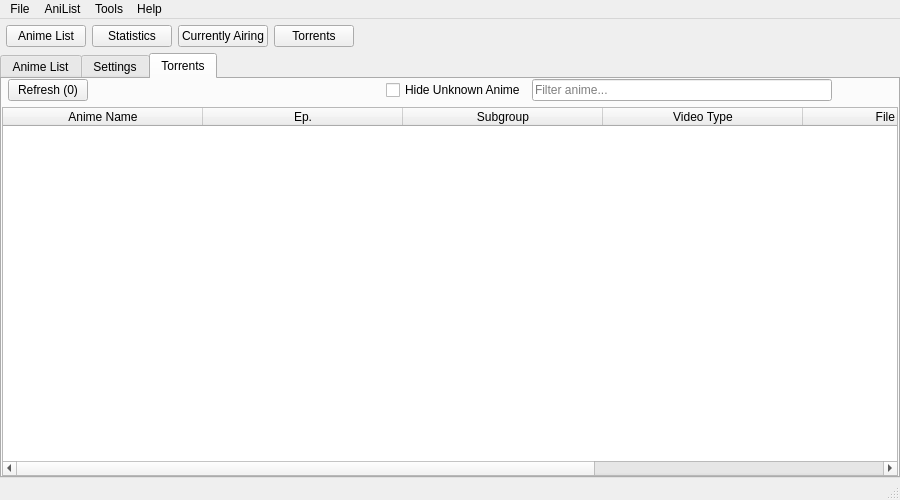
<?xml version="1.0" encoding="UTF-8"?>
<ui version="4.0">
 <class>MainWindow</class>
 <widget class="QMainWindow" name="MainWindow">
  <property name="geometry">
   <rect>
    <x>0</x>
    <y>0</y>
    <width>900</width>
    <height>500</height>
   </rect>
  </property>
  <property name="windowTitle">
   <string>Shinjiru</string>
  </property>
  <widget class="QWidget" name="centralWidget">
   <layout class="QVBoxLayout" name="verticalLayout">
    <property name="spacing">
     <number>0</number>
    </property>
    <property name="leftMargin">
     <number>0</number>
    </property>
    <property name="topMargin">
     <number>0</number>
    </property>
    <property name="rightMargin">
     <number>0</number>
    </property>
    <property name="bottomMargin">
     <number>0</number>
    </property>
    <item>
     <widget class="QWidget" name="navigationBar" native="true">
      <layout class="QHBoxLayout" name="HorizontalLayout">
       <property name="leftMargin">
        <number>6</number>
       </property>
       <property name="topMargin">
        <number>6</number>
       </property>
       <property name="rightMargin">
        <number>6</number>
       </property>
       <property name="bottomMargin">
        <number>6</number>
       </property>
       <item>
        <widget class="QPushButton" name="animeButton">
         <property name="sizePolicy">
          <sizepolicy hsizetype="Minimum" vsizetype="Preferred">
           <horstretch>0</horstretch>
           <verstretch>0</verstretch>
          </sizepolicy>
         </property>
         <property name="text">
          <string>Anime List</string>
         </property>
        </widget>
       </item>
       <item>
        <widget class="QPushButton" name="statisticsButton">
         <property name="sizePolicy">
          <sizepolicy hsizetype="Minimum" vsizetype="Preferred">
           <horstretch>0</horstretch>
           <verstretch>0</verstretch>
          </sizepolicy>
         </property>
         <property name="text">
          <string>Statistics</string>
         </property>
        </widget>
       </item>
       <item>
        <widget class="QPushButton" name="currentlyAiringButton">
         <property name="sizePolicy">
          <sizepolicy hsizetype="Minimum" vsizetype="Preferred">
           <horstretch>0</horstretch>
           <verstretch>0</verstretch>
          </sizepolicy>
         </property>
         <property name="text">
          <string>Currently Airing</string>
         </property>
        </widget>
       </item>
       <item>
        <widget class="QPushButton" name="torrentsButton">
         <property name="sizePolicy">
          <sizepolicy hsizetype="Minimum" vsizetype="Preferred">
           <horstretch>0</horstretch>
           <verstretch>0</verstretch>
          </sizepolicy>
         </property>
         <property name="text">
          <string>Torrents</string>
         </property>
        </widget>
       </item>
       <item>
        <spacer name="horizontalSpacer">
         <property name="orientation">
          <enum>Qt::Horizontal</enum>
         </property>
         <property name="sizeHint" stdset="0">
          <size>
           <width>40</width>
           <height>20</height>
          </size>
         </property>
        </spacer>
       </item>
      </layout>
     </widget>
    </item>
    <item>
     <widget class="QTabWidget" name="tabWidget">
      <property name="currentIndex">
       <number>2</number>
      </property>
      <widget class="QWidget" name="tab">
       <attribute name="title">
        <string>Anime List</string>
       </attribute>
       <layout class="QHBoxLayout" name="horizontalLayout_8">
        <property name="leftMargin">
         <number>0</number>
        </property>
        <property name="topMargin">
         <number>0</number>
        </property>
        <property name="rightMargin">
         <number>0</number>
        </property>
        <property name="bottomMargin">
         <number>0</number>
        </property>
        <item>
         <widget class="QWidget" name="animeList" native="true">
          <layout class="QVBoxLayout" name="verticalLayout_6">
           <property name="spacing">
            <number>0</number>
           </property>
           <property name="leftMargin">
            <number>0</number>
           </property>
           <property name="topMargin">
            <number>0</number>
           </property>
           <property name="rightMargin">
            <number>0</number>
           </property>
           <property name="bottomMargin">
            <number>0</number>
           </property>
           <item>
            <widget class="QTabWidget" name="tabWidget_2">
             <property name="tabShape">
              <enum>QTabWidget::Rounded</enum>
             </property>
             <property name="currentIndex">
              <number>4</number>
             </property>
             <widget class="QWidget" name="currentlyWatchingTab">
              <attribute name="title">
               <string>Watching (0)</string>
              </attribute>
              <layout class="QHBoxLayout" name="horizontalLayout_2">
               <property name="leftMargin">
                <number>0</number>
               </property>
               <property name="topMargin">
                <number>0</number>
               </property>
               <property name="rightMargin">
                <number>0</number>
               </property>
               <property name="bottomMargin">
                <number>0</number>
               </property>
               <item>
                <widget class="QTableWidget" name="currentlyWatchingTable">
                 <property name="editTriggers">
                  <set>QAbstractItemView::NoEditTriggers</set>
                 </property>
                 <property name="alternatingRowColors">
                  <bool>true</bool>
                 </property>
                 <property name="selectionMode">
                  <enum>QAbstractItemView::SingleSelection</enum>
                 </property>
                 <property name="selectionBehavior">
                  <enum>QAbstractItemView::SelectRows</enum>
                 </property>
                 <property name="sortingEnabled">
                  <bool>true</bool>
                 </property>
                 <attribute name="horizontalHeaderDefaultSectionSize">
                  <number>200</number>
                 </attribute>
                 <attribute name="horizontalHeaderStretchLastSection">
                  <bool>true</bool>
                 </attribute>
                 <attribute name="verticalHeaderVisible">
                  <bool>false</bool>
                 </attribute>
                 <attribute name="verticalHeaderStretchLastSection">
                  <bool>false</bool>
                 </attribute>
                 <column>
                  <property name="text">
                   <string>Anime Title</string>
                  </property>
                 </column>
                 <column>
                  <property name="text">
                   <string>Progress</string>
                  </property>
                 </column>
                 <column>
                  <property name="text">
                   <string>Score</string>
                  </property>
                 </column>
                 <column>
                  <property name="text">
                   <string>Type</string>
                  </property>
                 </column>
                </widget>
               </item>
              </layout>
             </widget>
             <widget class="QWidget" name="completedTab">
              <attribute name="title">
               <string>Completed (0)</string>
              </attribute>
              <layout class="QHBoxLayout" name="horizontalLayout_3">
               <property name="leftMargin">
                <number>0</number>
               </property>
               <property name="topMargin">
                <number>0</number>
               </property>
               <property name="rightMargin">
                <number>0</number>
               </property>
               <property name="bottomMargin">
                <number>0</number>
               </property>
               <item>
                <widget class="QTableWidget" name="completedTable">
                 <property name="editTriggers">
                  <set>QAbstractItemView::NoEditTriggers</set>
                 </property>
                 <property name="alternatingRowColors">
                  <bool>true</bool>
                 </property>
                 <property name="selectionMode">
                  <enum>QAbstractItemView::SingleSelection</enum>
                 </property>
                 <property name="selectionBehavior">
                  <enum>QAbstractItemView::SelectRows</enum>
                 </property>
                 <property name="sortingEnabled">
                  <bool>true</bool>
                 </property>
                 <attribute name="horizontalHeaderDefaultSectionSize">
                  <number>200</number>
                 </attribute>
                 <attribute name="horizontalHeaderStretchLastSection">
                  <bool>true</bool>
                 </attribute>
                 <attribute name="verticalHeaderVisible">
                  <bool>false</bool>
                 </attribute>
                 <attribute name="verticalHeaderStretchLastSection">
                  <bool>false</bool>
                 </attribute>
                 <column>
                  <property name="text">
                   <string>Anime Title</string>
                  </property>
                 </column>
                 <column>
                  <property name="text">
                   <string>Progress</string>
                  </property>
                 </column>
                 <column>
                  <property name="text">
                   <string>Score</string>
                  </property>
                 </column>
                 <column>
                  <property name="text">
                   <string>Type</string>
                  </property>
                 </column>
                </widget>
               </item>
              </layout>
             </widget>
             <widget class="QWidget" name="onHoldTab">
              <attribute name="title">
               <string>On Hold (0)</string>
              </attribute>
              <layout class="QHBoxLayout" name="horizontalLayout_4">
               <property name="leftMargin">
                <number>0</number>
               </property>
               <property name="topMargin">
                <number>0</number>
               </property>
               <property name="rightMargin">
                <number>0</number>
               </property>
               <property name="bottomMargin">
                <number>0</number>
               </property>
               <item>
                <widget class="QTableWidget" name="onHoldTable">
                 <property name="editTriggers">
                  <set>QAbstractItemView::NoEditTriggers</set>
                 </property>
                 <property name="alternatingRowColors">
                  <bool>true</bool>
                 </property>
                 <property name="selectionMode">
                  <enum>QAbstractItemView::SingleSelection</enum>
                 </property>
                 <property name="selectionBehavior">
                  <enum>QAbstractItemView::SelectRows</enum>
                 </property>
                 <property name="sortingEnabled">
                  <bool>true</bool>
                 </property>
                 <attribute name="horizontalHeaderDefaultSectionSize">
                  <number>200</number>
                 </attribute>
                 <attribute name="horizontalHeaderStretchLastSection">
                  <bool>true</bool>
                 </attribute>
                 <attribute name="verticalHeaderVisible">
                  <bool>false</bool>
                 </attribute>
                 <attribute name="verticalHeaderStretchLastSection">
                  <bool>false</bool>
                 </attribute>
                 <column>
                  <property name="text">
                   <string>Anime Title</string>
                  </property>
                 </column>
                 <column>
                  <property name="text">
                   <string>Progress</string>
                  </property>
                 </column>
                 <column>
                  <property name="text">
                   <string>Score</string>
                  </property>
                 </column>
                 <column>
                  <property name="text">
                   <string>Type</string>
                  </property>
                 </column>
                </widget>
               </item>
              </layout>
             </widget>
             <widget class="QWidget" name="droppedTab">
              <attribute name="title">
               <string>Dropped (0)</string>
              </attribute>
              <layout class="QHBoxLayout" name="horizontalLayout_5">
               <property name="leftMargin">
                <number>0</number>
               </property>
               <property name="topMargin">
                <number>0</number>
               </property>
               <property name="rightMargin">
                <number>0</number>
               </property>
               <property name="bottomMargin">
                <number>0</number>
               </property>
               <item>
                <widget class="QTableWidget" name="droppedTable">
                 <property name="editTriggers">
                  <set>QAbstractItemView::NoEditTriggers</set>
                 </property>
                 <property name="alternatingRowColors">
                  <bool>true</bool>
                 </property>
                 <property name="selectionMode">
                  <enum>QAbstractItemView::SingleSelection</enum>
                 </property>
                 <property name="selectionBehavior">
                  <enum>QAbstractItemView::SelectRows</enum>
                 </property>
                 <property name="sortingEnabled">
                  <bool>true</bool>
                 </property>
                 <attribute name="horizontalHeaderDefaultSectionSize">
                  <number>200</number>
                 </attribute>
                 <attribute name="horizontalHeaderStretchLastSection">
                  <bool>true</bool>
                 </attribute>
                 <attribute name="verticalHeaderVisible">
                  <bool>false</bool>
                 </attribute>
                 <attribute name="verticalHeaderStretchLastSection">
                  <bool>false</bool>
                 </attribute>
                 <column>
                  <property name="text">
                   <string>Anime Title</string>
                  </property>
                 </column>
                 <column>
                  <property name="text">
                   <string>Progress</string>
                  </property>
                 </column>
                 <column>
                  <property name="text">
                   <string>Score</string>
                  </property>
                 </column>
                 <column>
                  <property name="text">
                   <string>Type</string>
                  </property>
                 </column>
                </widget>
               </item>
              </layout>
             </widget>
             <widget class="QWidget" name="planToWatchTab">
              <attribute name="title">
               <string>Plan to Watch (0)</string>
              </attribute>
              <layout class="QHBoxLayout" name="horizontalLayout_6">
               <property name="leftMargin">
                <number>0</number>
               </property>
               <property name="topMargin">
                <number>0</number>
               </property>
               <property name="rightMargin">
                <number>0</number>
               </property>
               <property name="bottomMargin">
                <number>0</number>
               </property>
               <item>
                <widget class="QTableWidget" name="planToWatchTable">
                 <property name="editTriggers">
                  <set>QAbstractItemView::NoEditTriggers</set>
                 </property>
                 <property name="alternatingRowColors">
                  <bool>true</bool>
                 </property>
                 <property name="selectionMode">
                  <enum>QAbstractItemView::SingleSelection</enum>
                 </property>
                 <property name="selectionBehavior">
                  <enum>QAbstractItemView::SelectRows</enum>
                 </property>
                 <property name="sortingEnabled">
                  <bool>true</bool>
                 </property>
                 <attribute name="horizontalHeaderDefaultSectionSize">
                  <number>200</number>
                 </attribute>
                 <attribute name="horizontalHeaderStretchLastSection">
                  <bool>true</bool>
                 </attribute>
                 <attribute name="verticalHeaderVisible">
                  <bool>false</bool>
                 </attribute>
                 <attribute name="verticalHeaderStretchLastSection">
                  <bool>false</bool>
                 </attribute>
                 <column>
                  <property name="text">
                   <string>Anime Title</string>
                  </property>
                 </column>
                 <column>
                  <property name="text">
                   <string>Progress</string>
                  </property>
                 </column>
                 <column>
                  <property name="text">
                   <string>Score</string>
                  </property>
                 </column>
                 <column>
                  <property name="text">
                   <string>Type</string>
                  </property>
                 </column>
                </widget>
               </item>
              </layout>
             </widget>
            </widget>
           </item>
          </layout>
         </widget>
        </item>
       </layout>
      </widget>
      <widget class="QWidget" name="tab_3">
       <property name="autoFillBackground">
        <bool>false</bool>
       </property>
       <property name="styleSheet">
        <string notr="true"/>
       </property>
       <attribute name="title">
        <string>Settings</string>
       </attribute>
       <layout class="QHBoxLayout" name="horizontalLayout_12">
        <item>
         <layout class="QVBoxLayout" name="verticalLayout_10">
          <item>
           <layout class="QHBoxLayout" name="horizontalLayout_13">
            <property name="bottomMargin">
             <number>0</number>
            </property>
            <item>
             <widget class="QLabel" name="label_9">
              <property name="text">
               <string>AniList Username:</string>
              </property>
              <property name="textInteractionFlags">
               <set>Qt::LinksAccessibleByMouse|Qt::TextSelectableByKeyboard|Qt::TextSelectableByMouse</set>
              </property>
             </widget>
            </item>
            <item>
             <widget class="QLineEdit" name="usernameText"/>
            </item>
            <item>
             <spacer name="horizontalSpacer_6">
              <property name="orientation">
               <enum>Qt::Horizontal</enum>
              </property>
              <property name="sizeHint" stdset="0">
               <size>
                <width>40</width>
                <height>20</height>
               </size>
              </property>
             </spacer>
            </item>
           </layout>
          </item>
          <item>
           <layout class="QHBoxLayout" name="horizontalLayout_14">
            <item>
             <widget class="QLabel" name="label_10">
              <property name="text">
               <string>AniList Password: </string>
              </property>
              <property name="textInteractionFlags">
               <set>Qt::LinksAccessibleByMouse|Qt::TextSelectableByKeyboard|Qt::TextSelectableByMouse</set>
              </property>
             </widget>
            </item>
            <item>
             <widget class="QLineEdit" name="passwordText">
              <property name="echoMode">
               <enum>QLineEdit::Password</enum>
              </property>
             </widget>
            </item>
            <item>
             <spacer name="horizontalSpacer_7">
              <property name="orientation">
               <enum>Qt::Horizontal</enum>
              </property>
              <property name="sizeHint" stdset="0">
               <size>
                <width>40</width>
                <height>20</height>
               </size>
              </property>
             </spacer>
            </item>
           </layout>
          </item>
          <item>
           <spacer name="verticalSpacer_2">
            <property name="orientation">
             <enum>Qt::Vertical</enum>
            </property>
            <property name="sizeHint" stdset="0">
             <size>
              <width>20</width>
              <height>40</height>
             </size>
            </property>
           </spacer>
          </item>
         </layout>
        </item>
        <item>
         <layout class="QVBoxLayout" name="verticalLayout_11">
          <item>
           <spacer name="verticalSpacer">
            <property name="orientation">
             <enum>Qt::Vertical</enum>
            </property>
            <property name="sizeHint" stdset="0">
             <size>
              <width>20</width>
              <height>40</height>
             </size>
            </property>
           </spacer>
          </item>
          <item>
           <spacer name="horizontalSpacer_8">
            <property name="orientation">
             <enum>Qt::Horizontal</enum>
            </property>
            <property name="sizeHint" stdset="0">
             <size>
              <width>40</width>
              <height>20</height>
             </size>
            </property>
           </spacer>
          </item>
          <item>
           <layout class="QHBoxLayout" name="horizontalLayout_7">
            <property name="bottomMargin">
             <number>0</number>
            </property>
            <item>
             <spacer name="horizontalSpacer_2">
              <property name="orientation">
               <enum>Qt::Horizontal</enum>
              </property>
              <property name="sizeHint" stdset="0">
               <size>
                <width>40</width>
                <height>20</height>
               </size>
              </property>
             </spacer>
            </item>
            <item>
             <widget class="QPushButton" name="defaultButton">
              <property name="text">
               <string>Default</string>
              </property>
             </widget>
            </item>
            <item>
             <widget class="QPushButton" name="applyButton">
              <property name="enabled">
               <bool>false</bool>
              </property>
              <property name="text">
               <string>Apply</string>
              </property>
             </widget>
            </item>
           </layout>
          </item>
         </layout>
        </item>
       </layout>
      </widget>
      <widget class="QWidget" name="tab_2">
       <attribute name="title">
        <string>Torrents</string>
       </attribute>
       <layout class="QVBoxLayout" name="verticalLayout_2">
        <property name="leftMargin">
         <number>0</number>
        </property>
        <property name="topMargin">
         <number>0</number>
        </property>
        <property name="rightMargin">
         <number>0</number>
        </property>
        <property name="bottomMargin">
         <number>0</number>
        </property>
        <item>
         <layout class="QHBoxLayout" name="horizontalLayout">
          <property name="leftMargin">
           <number>6</number>
          </property>
          <property name="rightMargin">
           <number>6</number>
          </property>
          <item>
           <widget class="QPushButton" name="refreshButton">
            <property name="text">
             <string>Refresh (0)</string>
            </property>
           </widget>
          </item>
          <item>
           <spacer name="horizontalSpacer_3">
            <property name="orientation">
             <enum>Qt::Horizontal</enum>
            </property>
            <property name="sizeHint" stdset="0">
             <size>
              <width>40</width>
              <height>20</height>
             </size>
            </property>
           </spacer>
          </item>
          <item>
           <widget class="QCheckBox" name="chkHideUnknown">
            <property name="text">
             <string>Hide Unknown Anime</string>
            </property>
           </widget>
          </item>
          <item>
           <widget class="QLineEdit" name="torrentFilter">
            <property name="sizePolicy">
             <sizepolicy hsizetype="Minimum" vsizetype="Fixed">
              <horstretch>0</horstretch>
              <verstretch>0</verstretch>
             </sizepolicy>
            </property>
            <property name="minimumSize">
             <size>
              <width>300</width>
              <height>0</height>
             </size>
            </property>
            <property name="maxLength">
             <number>64</number>
            </property>
            <property name="placeholderText">
             <string>Filter anime...</string>
            </property>
           </widget>
          </item>
          <item>
           <layout class="QHBoxLayout" name="horizontalLayout_10">
            <property name="leftMargin">
             <number>60</number>
            </property>
           </layout>
          </item>
         </layout>
        </item>
        <item>
         <widget class="QTableWidget" name="torrentTable">
          <property name="contextMenuPolicy">
           <enum>Qt::CustomContextMenu</enum>
          </property>
          <property name="editTriggers">
           <set>QAbstractItemView::NoEditTriggers</set>
          </property>
          <property name="alternatingRowColors">
           <bool>true</bool>
          </property>
          <property name="selectionMode">
           <enum>QAbstractItemView::SingleSelection</enum>
          </property>
          <property name="selectionBehavior">
           <enum>QAbstractItemView::SelectRows</enum>
          </property>
          <attribute name="horizontalHeaderDefaultSectionSize">
           <number>200</number>
          </attribute>
          <attribute name="horizontalHeaderStretchLastSection">
           <bool>true</bool>
          </attribute>
          <attribute name="verticalHeaderVisible">
           <bool>false</bool>
          </attribute>
          <column>
           <property name="text">
            <string>Anime Name</string>
           </property>
          </column>
          <column>
           <property name="text">
            <string>Ep.</string>
           </property>
          </column>
          <column>
           <property name="text">
            <string>Subgroup</string>
           </property>
          </column>
          <column>
           <property name="text">
            <string>Video Type</string>
           </property>
          </column>
          <column>
           <property name="text">
            <string>File Name</string>
           </property>
          </column>
          <column>
           <property name="text">
            <string>Magnet Link</string>
           </property>
          </column>
         </widget>
        </item>
       </layout>
      </widget>
     </widget>
    </item>
   </layout>
  </widget>
  <widget class="QMenuBar" name="menuBar">
   <property name="geometry">
    <rect>
     <x>0</x>
     <y>0</y>
     <width>900</width>
     <height>21</height>
    </rect>
   </property>
   <widget class="QMenu" name="menuFile">
    <property name="title">
     <string>File</string>
    </property>
    <addaction name="actionExit"/>
   </widget>
   <widget class="QMenu" name="menuAniList">
    <property name="title">
     <string>AniList</string>
    </property>
    <addaction name="actionRefresh_List"/>
    <addaction name="actionView_Profile"/>
    <addaction name="actionView_Dashboard"/>
    <addaction name="actionView_Notifications"/>
    <addaction name="actionView_Anime_List"/>
   </widget>
   <widget class="QMenu" name="menuTools">
    <property name="title">
     <string>Tools</string>
    </property>
    <addaction name="actionEnable_Anime_Recognition"/>
    <addaction name="actionEnable_Auto_Syncronization"/>
    <addaction name="separator"/>
    <addaction name="actionSettings"/>
   </widget>
   <widget class="QMenu" name="menuHelp">
    <property name="title">
     <string>Help</string>
    </property>
    <addaction name="actionAbout"/>
    <addaction name="actionHelp"/>
    <addaction name="separator"/>
    <addaction name="actionUpdate"/>
   </widget>
   <addaction name="menuFile"/>
   <addaction name="menuAniList"/>
   <addaction name="menuTools"/>
   <addaction name="menuHelp"/>
  </widget>
  <widget class="QStatusBar" name="statusBar"/>
  <action name="actionExit">
   <property name="text">
    <string>Exit</string>
   </property>
  </action>
  <action name="actionRefresh_List">
   <property name="text">
    <string>Refresh List</string>
   </property>
  </action>
  <action name="actionView_Profile">
   <property name="text">
    <string>View Profile</string>
   </property>
  </action>
  <action name="actionView_Dashboard">
   <property name="text">
    <string>View Dashboard</string>
   </property>
  </action>
  <action name="actionView_Notifications">
   <property name="text">
    <string>View Notifications</string>
   </property>
  </action>
  <action name="actionView_Anime_List">
   <property name="text">
    <string>View Anime List</string>
   </property>
  </action>
  <action name="actionEnable_Anime_Recognition">
   <property name="checkable">
    <bool>true</bool>
   </property>
   <property name="text">
    <string>Enable Anime Recognition</string>
   </property>
  </action>
  <action name="actionEnable_Auto_Syncronization">
   <property name="checkable">
    <bool>true</bool>
   </property>
   <property name="text">
    <string>Enable Auto Syncronization</string>
   </property>
  </action>
  <action name="actionSettings">
   <property name="text">
    <string>Settings</string>
   </property>
  </action>
  <action name="actionAbout">
   <property name="text">
    <string>About</string>
   </property>
  </action>
  <action name="actionHelp">
   <property name="text">
    <string>Help</string>
   </property>
  </action>
  <action name="actionUpdate">
   <property name="text">
    <string>Update</string>
   </property>
  </action>
 </widget>
 <layoutdefault spacing="6" margin="11"/>
 <resources/>
 <connections/>
</ui>
